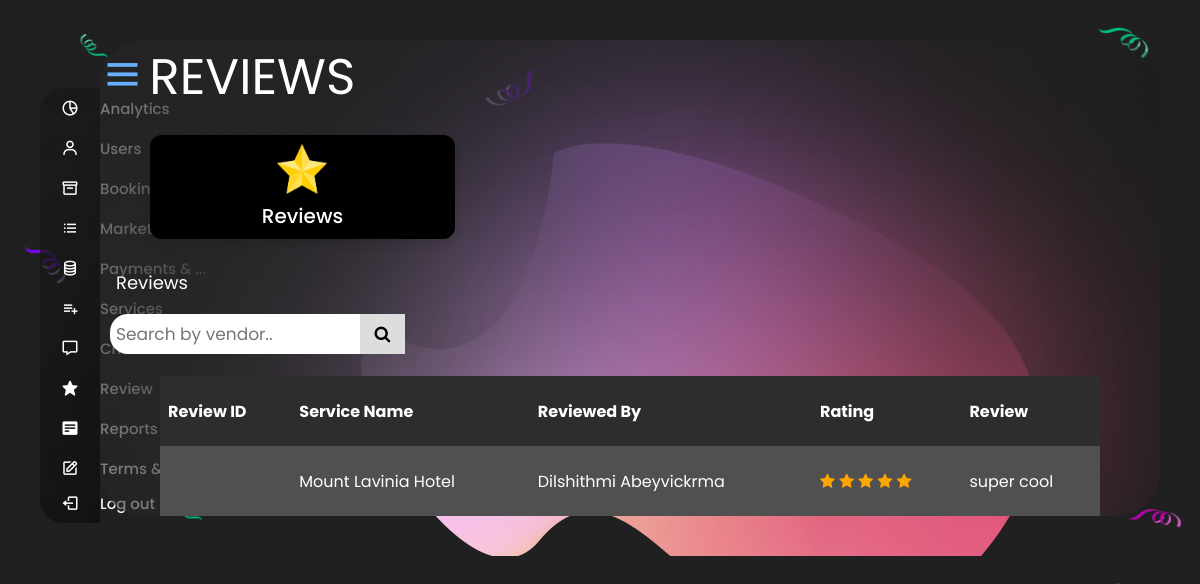
The app's page /adminReview (signed in) with its own data.
### tables this page shows
CREATE TABLE `service_review` (
  `service_id` int(11) NOT NULL,
  `user_id` int(11) NOT NULL,
  `ratedStar` int(11) NOT NULL,
  `textReview` varchar(250) NOT NULL,
  `Date` datetime NOT NULL DEFAULT current_timestamp() ON UPDATE current_timestamp()
);

CREATE TABLE `other_service` (
  `user_id` int(11) NOT NULL,
  `service_id` int(11) NOT NULL,
  `status` varchar(20) NOT NULL DEFAULT 'pending',
  `service_name` varchar(100) NOT NULL,
  `service_type` varchar(50) NOT NULL,
  `event_type` varchar(50) NOT NULL,
  `description` varchar(1000) NOT NULL,
  `service_areas` varchar(150) NOT NULL,
  `payment_terms_and_conditions` varchar(1000) NOT NULL,
  `additional_information` varchar(255) NOT NULL,
  `cancellation_policy` varchar(100) NOT NULL,
  `advance_price` varchar(100) NOT NULL,
  `preparation_time` varchar(100) NOT NULL,
  `initial_discount` varchar(100) NOT NULL,
  `initial_count` varchar(100) NOT NULL,
  `simultaneous_booking` varchar(100) NOT NULL,
  `video_url` varchar(100) NOT NULL,
  `fb_url` varchar(256) NOT NULL,
  `instagram_url` varchar(256) NOT NULL,
  `linkedin_url` varchar(256) NOT NULL,
  `image` varchar(100) NOT NULL,
  `caption` varchar(100) NOT NULL,
  `standing_capacity` varchar(100) NOT NULL,
  `venue_type` varchar(255) DEFAULT NULL,
  `venue_features` varchar(255) NOT NULL,
  `meal_time` varchar(100) NOT NULL,
  `no_of_attendants` varchar(100) NOT NULL,
  `music_provider_type` varchar(100) NOT NULL,
  `dancing_type_name` varchar(100) NOT NULL,
  `saloon_type` varchar(100) NOT NULL,
  `supplying_services` varchar(255) NOT NULL,
  `cake_type` varchar(50) NOT NULL,
  `sweet_type` varchar(50) NOT NULL,
  `seating_arrangement` varchar(255) NOT NULL,
  `floral_arrangement` varchar(100) NOT NULL,
  `decoration_type` varchar(255) NOT NULL,
  `dress_type` varchar(100) NOT NULL,
  `dress_sections` varchar(100) NOT NULL,
  `service_location` varchar(25) NOT NULL,
  `service_image` varchar(25) NOT NULL,
  `event_planner_skills` varchar(500) NOT NULL
);

CREATE TABLE `user` (
  `user_id` int(10) NOT NULL,
  `email` varchar(256) NOT NULL,
  `password` varchar(256) NOT NULL,
  `user_type` varchar(20) NOT NULL,
  `f_name` varchar(255) NOT NULL,
  `l_name` varchar(255) NOT NULL,
  `address` varchar(255) NOT NULL,
  `nic` varchar(25) NOT NULL,
  `gender` varchar(25) NOT NULL,
  `profilePicture` varchar(255) NOT NULL
);

### app/controllers/adminReview.php (called while the page is built, shortened)
<?php
class AdminReview extends FrameworkPartyak{
    public function __construct(){
        $this->reviewModel = $this->model("adminReviewModel");
    }
    public function index(){
        $data["review"] = $this->reviewModel->getReview();
        $this->view("admin/adminReviewView",$data);
    }
}

### core/classes/router.php (called while the page is built, shortened)
<?php
class Router
{
    public $method = "index";
    public $params = [];
    public function __construct()
    {
        $url = $this->url();
        if (!empty($url)) {
            if (file_exists("../app/controllers/" . $url[0] . ".php")) {
                unset($url[0]);
            } else {
                echo "$url[0].php not found";
            }
        }
        $this->controller = new $this->controller;
        if (isset($url)) {
            $this->params = $url;
        } else {
            $this->params = [];
        }
        call_user_func_array([$this->controller, $this->method], $this->params);
    }
    public function url()
    {
        if (isset($_GET['url'])) {
            $url = $_GET['url'];
            $url = rtrim($url);
            $url = filter_var($url, FILTER_SANITIZE_URL);
            $url = explode("/", $url);
            return $url;
        }
    }
}

### core/init.php (called while the page is built, shortened)
<?php
$router = new Router;

### public/index.php (called while the page is built, shortened)
<?php
include "../core/init.php";

### app/models/adminReviewModel.php (called while the page is built)
<?php
class AdminReviewModel extends database{
    public function getReview(){
        $query = "SELECT service_review.*,other_service.service_name,user.f_name,user.l_name FROM service_review,other_service,user WHERE other_service.service_id = service_review.service_id AND user.user_id = service_review.user_id";
        $result = mysqli_query($GLOBALS['db'],$query);
        return $result;
    }
}

### app/views/admin/adminReviewView.php (the view, shortened to what this page needs)
<!DOCTYPE html>
<html lang="en" dir="ltr">
<head>
    <link href='https://unpkg.com/boxicons@2.0.7/css/boxicons.min.css' rel='stylesheet'>
    <link rel="stylesheet" href="https://cdnjs.cloudflare.com/ajax/libs/font-awesome/4.7.0/css/font-awesome.min.css">
</head>
<body>
    <div class="container">
        <section class="home-section">
            <div class="sidebar-button">
                <i class='bx bx-menu sidebarBtn' id="iconMenu"></i>
                <span class="dashboard">REVIEWS</span>
            </div>
            <div class="home-content">
                <div class="overview-boxes">
                    <div class="box" id="box-marketing">
                        <span class="links_name"><img class="customer-image" <?php srcIMG("re.png") ?> width="50"
                                height="50">
                            <div class="box-topic">Reviews</div>
                        </span>
                    </div>
                </div>
                <div>
                    <ul class="breadcrumb">
                        <li><a>Reviews</a></li>
                    </ul>
                </div>
                <div class="search-container">
                    <form action="/action_page.php">
                        <input type="text" placeholder="Search by vendor.." name="search">
                        <button type="submit"><i class="fa fa-search"></i></button>
                    </form>
                </div>
                <ul class="breadcrumb">
                </ul>
                <div class="sales-boxes">
                    <table>
                        <tr>
                            <th>Review ID</th>
                            <th>Service Name</th>
                            <th>Reviewed By</th>
                            <th>Rating</th>
                            <th>Review</th>
                        </tr>
                        <tr>
                        <?php
                        $checked = "checked";
                        $notchecked = "";
                        while($row = mysqli_fetch_assoc($data['review'])){
                                echo"
                                <td>$row[review_id]</td>
                                <td>$row[service_name]</td>
                                <td>$row[f_name] $row[l_name]</td>
                                <td class = \"$row[ratedStar] \">
                                <span class=\"fa fa-star ".(($row['ratedStar']>=1)?$checked:$notchecked)."\"></span>
                                <span class=\"fa fa-star ".(($row['ratedStar']>=2)?$checked:$notchecked)."\"></span>
                                <span class=\"fa fa-star ".(($row['ratedStar']>=3)?$checked:$notchecked)."\"></span>
                                <span class=\"fa fa-star ".(($row['ratedStar']>=4)?$checked:$notchecked)."\"></span>
                                <span class=\"fa fa-star ".(($row['ratedStar']>=5)?$checked:$notchecked)."\"></span>
                            </td>
                                <td>$row[textReview]</td>
                            </tr>
                                ";
                            } ?>
                    </table>
        </section>
    </div>
</body>
</html>

### public/css/admin/adminReview.css (style rules this page uses)
* { margin: 0; padding: 0; box-sizing: border-box; font-family: 'Poppins', sans-serif; }
body { background-color: #202020; background-image: url("../../../public/img/home-confetti.png"); background-repeat: round; }
.container { background-image: url("../../../public/img/blob 2.png"); padding: 40px; }
.home-section { position: relative; height: 85%; width: calc(100% - 240px); left: 240px; transition: all 0.5s ease; border-radius: 43px; background: linear-gradient(114.1deg, rgba(40,40,40,0.36) 18.52%, rgba(15, 15, 15, 0.12) 98.52%); backdrop-filter: blur(120px); }
.home-section .home-content { position: relative; padding-top: 0; }
.home-content .overview-boxes { display: flex; align-items: center; justify-content: space-between; flex-wrap: wrap; padding: 20px 50px 20px 50px; border-radius: 43px; }
.overview-boxes .box { width: 209px; height: 104px; color: white; display: flex; align-items: center; justify-content: center; width: calc(100% / 3 - 15px); background: rgb(0, 0, 0); padding: 7px; border-radius: 12px; box-shadow: 0 5px 10px rgba(0,0,0,0.1); }
.overview-boxes .box-topic { font-size: 20px; font-weight: 500; }
.links_name { align-content: center; }
.customer-image { margin-left: 15px; }
.home-content .sales-boxes { margin: 50px 60px 0 60px; background-color: #50717b; display: flex; justify-content: center; }
#iconMenu { font-size: 45px; color: #66b0ff; }
.dashboard { font-size: 50px; color:#fff; }
ul.breadcrumb { padding: 10px 16px; list-style: none; }
ul.breadcrumb li { display: inline; font-size: 18px; }
ul.breadcrumb li a { color: #FFFFFF; text-decoration: none; }
.search-container { float: left; }
.search-container input[type=text] { width: 250px; height: 40px; margin-left: 10px; border-radius: 18px 0px 0px 18px; padding: 6px; margin-top: 8px; font-size: 17px; border: none; }
.search-container button { width: 45px; height: 40px; float: right; padding: 6px 10px; margin-top: 8px; margin-right: 16px; background: #ddd; font-size: 17px; border: none; cursor: pointer; }
table { border-collapse: collapse; width: 100%; color:white; }
th, td { text-align: left; padding: 8px; height: 70px; }
tr:nth-child(even) { background-color: #505050 }
th { background-color: #2D2D2D; color: white; }
.checked { color: orange; }
@media (max-width: 1240px) { .home-section { width: calc(100% - 60px); left: 60px; } }

### public/css/css/all.css (style rules this page uses)
.fa, .fas, .far, .fal, .fad, .fab { -moz-osx-font-smoothing: grayscale; -webkit-font-smoothing: antialiased; display: inline-block; font-style: normal; font-variant: normal; text-rendering: auto; line-height: 1; }
.fa-search:before { content: "\f002"; }
.fa-star:before { content: "\f005"; }
.fa, .fas { font-family: 'Font Awesome 5 Free'; font-weight: 900; }

### records on screen
service_review: other_service.service_name "Mount Lavinia Hotel", user.f_name "Dilshithmi", user.l_name "Abeyvickrma", textReview "super cool"
